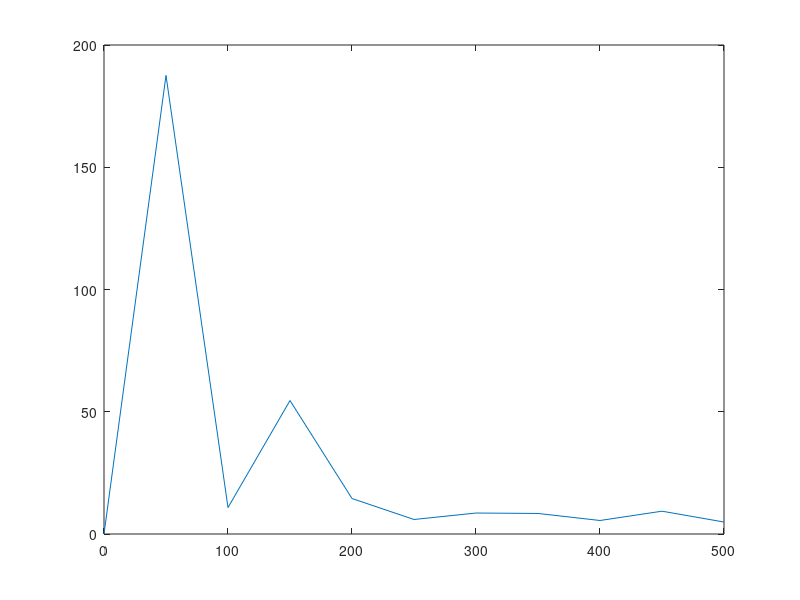

Source code (MATLAB):
clc;
close all;
clear all;

% Fs = 1000;            % Sampling frequency                    
% T = 1/Fs;             % Sampling period       
% L = 100;             % Length of signal
% t = (0:L-1)*T;        % Time vector
% 
% S = 0.7*sin(2*pi*50*t) + sin(2*pi*120*t);

L = 20;
Fs = 1000;

S = [315.5
270.6
275.7
358.8
370.9
474.1
498.3
518.4
540.6
562.123
644.467
719.767
753.98
730.67
630.45
541.789
517.90
496.09
475.123
448.567
];
S = S-mean(S);

Y = fft(S);
P2 = abs(Y/L);
P1 = P2(1:L/2+1);
P1(2:end-1) = 2*P1(2:end-1)
f = Fs*(0:(L/2))/L;
maxP1 = max(P1);
% P1 = 100*(P1/maxP1)
plot(f,P1) 